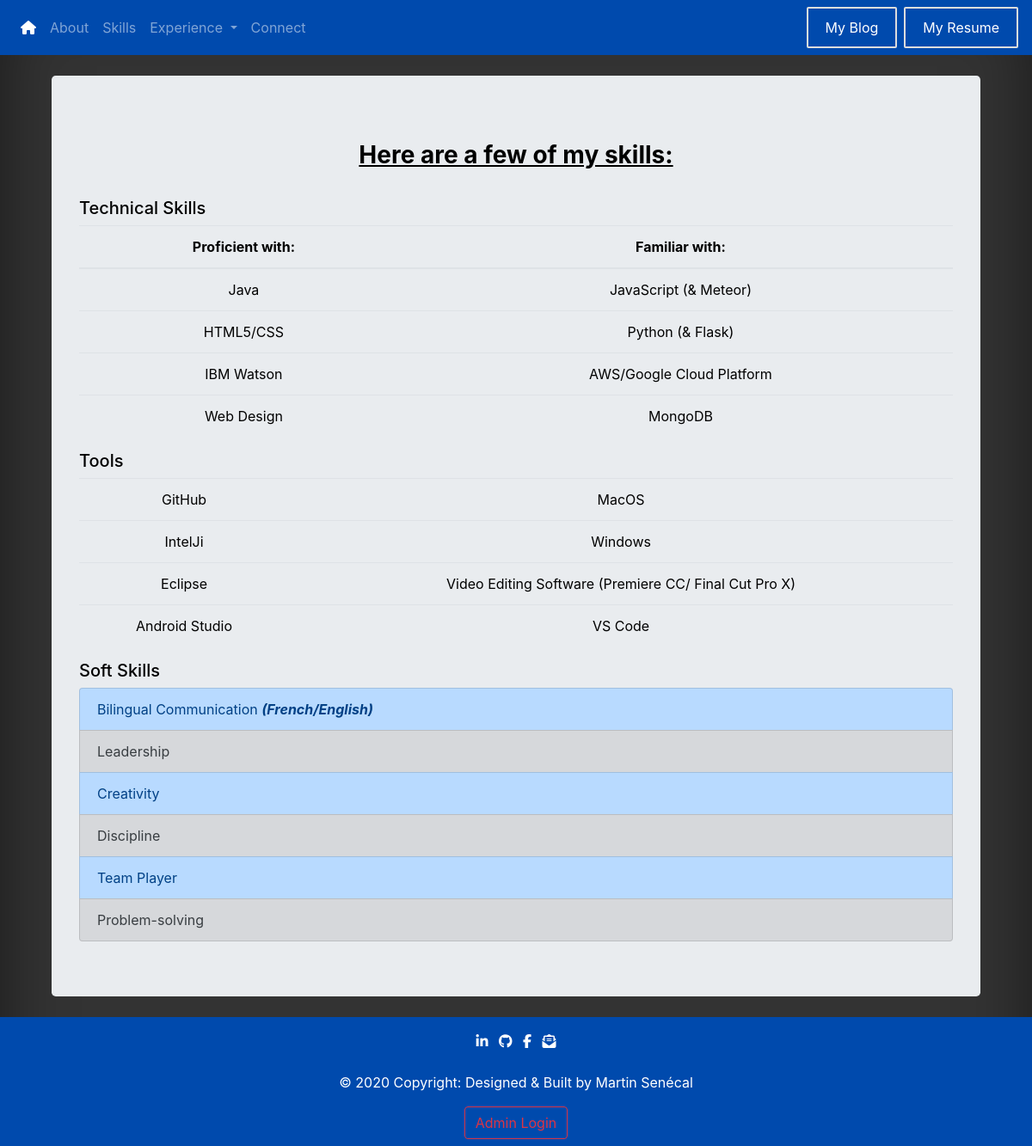
/skills, run on an earlier commit of the app's database.
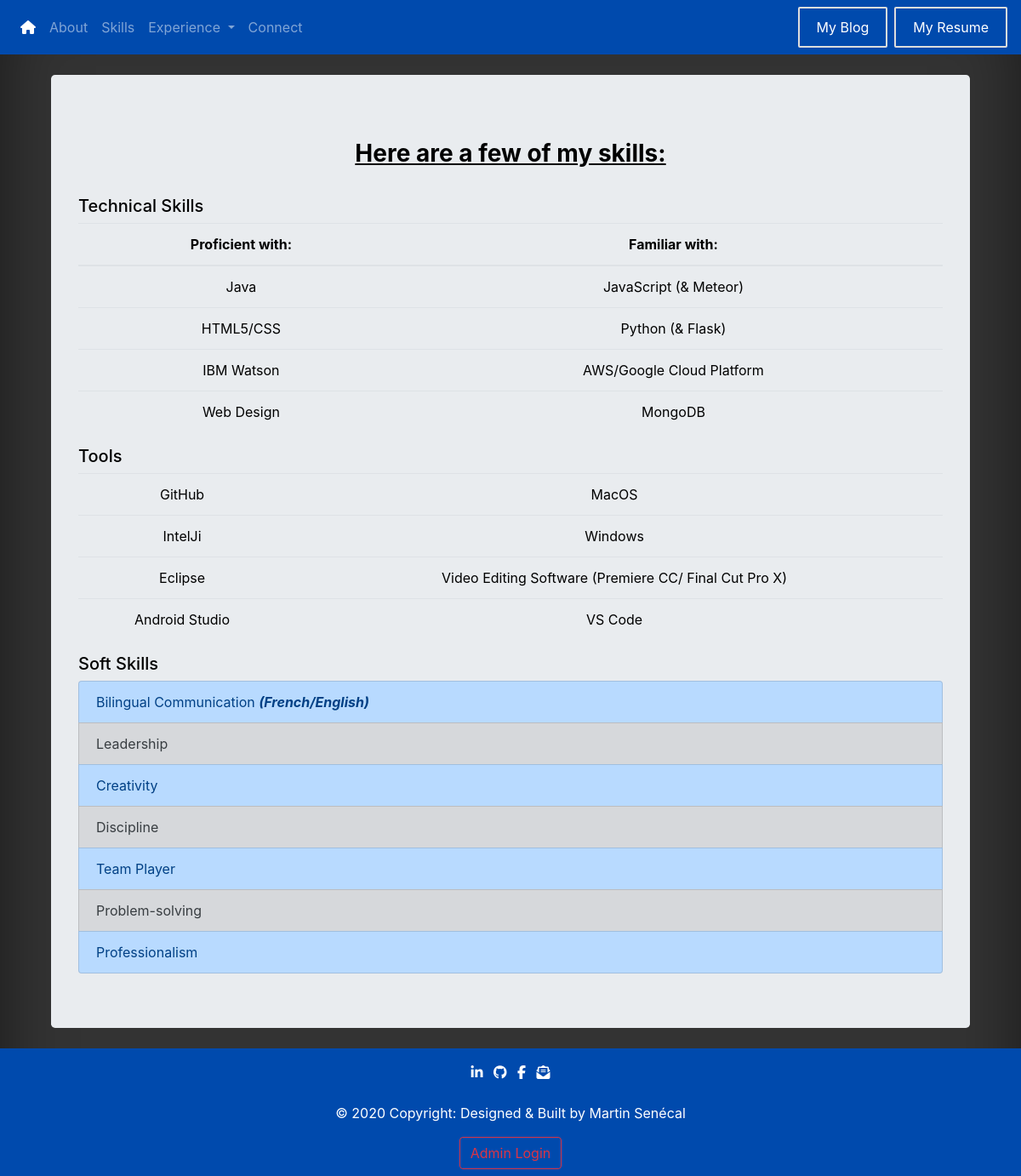
And on a later commit of the database.
### portfolio/models.py (models this page shows, shortened)
class Skill(db.Model):
    id = db.Column(db.Integer, primary_key=True)
    type = db.Column(db.String(15), nullable=False)
    content = db.Column(db.String(80), nullable=False)

### portfolio/routes.py (the view)
@app.route('/skills')
def skills():
    skills_content = Skill.query.all()
    return render_template("skills.html", skills=skills_content)

### portfolio/templates/skills.html (shortened to what this page needs)
{% extends "base.html" %}
{% block body %}
    <div class="container">
        <div class="jumbotron my-4 ">
            <h3 id="skillsTitle"><u><strong>Here are a few of my skills:</strong></u></h3>
            <br>
            <h5>Technical Skills</h5>
            <table class="table table-hover">
                <thead>
                <tr>
                    <th>Proficient with:</th>
                    <th>Familiar with:</th>
                </tr>
                </thead>
                <tbody>
                <tr>
                    <td>Java</td>
                    <td>JavaScript (& Meteor)</td>
                </tr>
                <tr>
                    <td>HTML5/CSS</td>
                    <td>Python (& Flask)</td>
                </tr>
                <tr>
                    <td>IBM Watson</td>
                    <td>AWS/Google Cloud Platform</td>
                </tr>
                <tr>
                    <td>Web Design</td>
                    <td>MongoDB</td>
                </tr>
                </tbody>
            </table>
            <h5>Tools</h5>
            <table class="table table-hover">
                <tbody>
                <tr>
                    <td>GitHub</td>
                    <td>MacOS</td>
                </tr>
                <tr>
                    <td>IntelJi</td>
                    <td>Windows</td>
                </tr>
                <tr>
                    <td>Eclipse</td>
                    <td>Video Editing Software (Premiere CC/ Final Cut Pro X)</td>
                </tr>
                <tr>
                    <td>Android Studio</td>
                    <td>VS Code</td>
                </tr>
                </tbody>
            </table>
            <h5>Soft Skills</h5>
            <div class="list-group">
                <a href="#" class="list-group-item list-group-item-action list-group-item-primary">Bilingual
                    Communication <em><strong>(French/English)</strong></em></a>
                {% for skill in skills %}
                    {% if loop.index%2==0 %}
                        <a href=""
                           class="list-group-item list-group-item-action list-group-item-primary">{{ skill.content }}</a>
                    {% else %}
                        <a href=""
                           class="list-group-item list-group-item-action list-group-item-secondary"> {{ skill.content }} </a>
                    {% endif %}
                {% endfor %}
            </div>
        </div>
    </div>
{% endblock %}

What changed in the data, as far as the page shows it:
added Skill: content "Professionalism"
